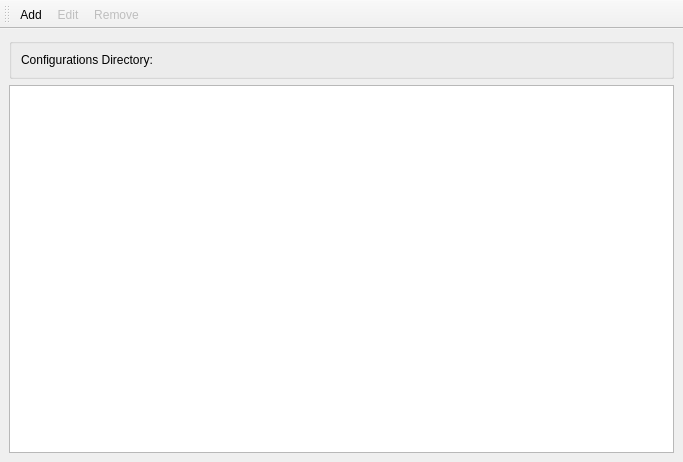
<?xml version="1.0" encoding="UTF-8"?>
<ui version="4.0">
 <class>PropertiesMainWindow</class>
 <widget class="QMainWindow" name="PropertiesMainWindow">
  <property name="geometry">
   <rect>
    <x>0</x>
    <y>0</y>
    <width>683</width>
    <height>462</height>
   </rect>
  </property>
  <property name="windowTitle">
   <string>MainWindow</string>
  </property>
  <widget class="QWidget" name="centralwidget">
   <layout class="QVBoxLayout" name="verticalLayout">
    <item>
     <widget class="QGroupBox" name="groupBox">
      <property name="title">
       <string/>
      </property>
      <layout class="QHBoxLayout" name="horizontalLayout">
       <item>
        <widget class="QLabel" name="label">
         <property name="sizePolicy">
          <sizepolicy hsizetype="Fixed" vsizetype="Preferred">
           <horstretch>0</horstretch>
           <verstretch>0</verstretch>
          </sizepolicy>
         </property>
         <property name="text">
          <string>Configurations Directory:</string>
         </property>
        </widget>
       </item>
       <item>
        <widget class="QLabel" name="m_directory">
         <property name="text">
          <string/>
         </property>
        </widget>
       </item>
      </layout>
     </widget>
    </item>
    <item>
     <widget class="QTreeView" name="m_view"/>
    </item>
   </layout>
   <zorder>m_view</zorder>
   <zorder>groupBox</zorder>
  </widget>
  <widget class="QToolBar" name="toolBar">
   <property name="windowTitle">
    <string>toolBar</string>
   </property>
   <attribute name="toolBarArea">
    <enum>TopToolBarArea</enum>
   </attribute>
   <attribute name="toolBarBreak">
    <bool>false</bool>
   </attribute>
   <addaction name="m_addAction"/>
   <addaction name="m_editAction"/>
   <addaction name="m_removeAction"/>
  </widget>
  <action name="m_addAction">
   <property name="icon">
    <iconset resource="resources.qrc">
     <normaloff>:/img/add_22x22.png</normaloff>:/img/add_22x22.png</iconset>
   </property>
   <property name="text">
    <string>Add</string>
   </property>
   <property name="toolTip">
    <string>Add New Propertie</string>
   </property>
  </action>
  <action name="m_removeAction">
   <property name="enabled">
    <bool>false</bool>
   </property>
   <property name="icon">
    <iconset resource="resources.qrc">
     <normaloff>:/img/remove_22x22.png</normaloff>:/img/remove_22x22.png</iconset>
   </property>
   <property name="text">
    <string>Remove</string>
   </property>
   <property name="toolTip">
    <string>Remove Selected Propertie</string>
   </property>
  </action>
  <action name="m_editAction">
   <property name="enabled">
    <bool>false</bool>
   </property>
   <property name="icon">
    <iconset resource="resources.qrc">
     <normaloff>:/img/edit_22x22.png</normaloff>:/img/edit_22x22.png</iconset>
   </property>
   <property name="text">
    <string>Edit</string>
   </property>
   <property name="toolTip">
    <string>Edit Properties</string>
   </property>
  </action>
 </widget>
 <resources>
  <include location="resources.qrc"/>
 </resources>
 <connections/>
</ui>
